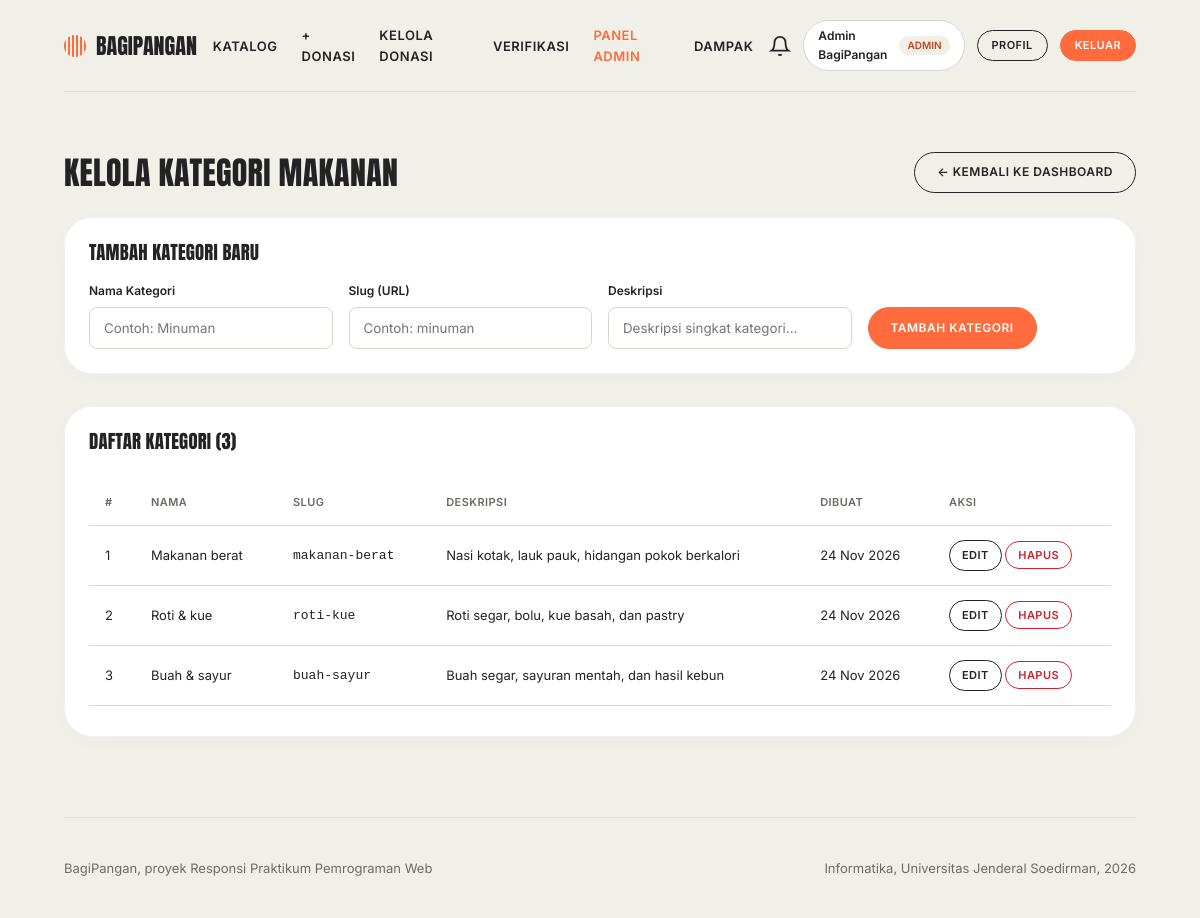
Page /admin/kategori.php (signed in) on the committed database.
### tables this page shows
CREATE TABLE IF NOT EXISTS `kategori` (
    `id` INT AUTO_INCREMENT PRIMARY KEY,
    `nama_kategori` VARCHAR(50) NOT NULL UNIQUE,
    `slug` VARCHAR(50) NOT NULL UNIQUE,
    `deskripsi` VARCHAR(255) NULL,
    `created_at` TIMESTAMP DEFAULT CURRENT_TIMESTAMP
);

### config/database.php (called while the page is built, shortened)
<?php
if (!function_exists('base_url')) {
    function base_url($path = '') {
        $protocol = (!empty($_SERVER['HTTPS']) && $_SERVER['HTTPS'] !== 'off'
                    || (isset($_SERVER['SERVER_PORT']) && $_SERVER['SERVER_PORT'] == 443)
                    || (isset($_SERVER['HTTP_X_FORWARDED_PROTO']) && $_SERVER['HTTP_X_FORWARDED_PROTO'] === 'https'))
                    ? "https://" : "http://";
        $host = $_SERVER['HTTP_HOST'] ?? 'localhost';
        $doc_root = str_replace('\\', '/', realpath($_SERVER['DOCUMENT_ROOT'] ?? ''));
        $proj_root = str_replace('\\', '/', realpath(__DIR__ . '/..'));
        $base_folder = '';
        if ($doc_root && $proj_root && strpos($proj_root, $doc_root) === 0) {
            $base_folder = substr($proj_root, strlen($doc_root));
        }
        $url = rtrim($protocol . $host . $base_folder, '/');
        return $url . '/' . ltrim($path, '/');
    }
}

### admin/kategori.php (the view, shortened to what this page needs)
<?php
require_once __DIR__ . '/../config/database.php';
$root_path = base_url('');
$stmt = $pdo->query("SELECT * FROM kategori ORDER BY id ASC");
$kategori_list = $stmt->fetchAll();
$edit_kategori = null;
require_once __DIR__ . '/../includes/header.php';
?>
<div class="wrap">
    <div style="display: flex; justify-content: space-between; align-items: center; margin-bottom: 24px; flex-wrap: wrap; gap: 16px;">
        <h1>Kelola Kategori Makanan</h1>
        <a href="<?= $root_path ?>/admin/" class="btn">← Kembali ke Dashboard</a>
    </div>
    <div class="card" style="padding: 24px; margin-bottom: 32px;">
        <h3 style="margin-bottom: 20px;">
            <?= $edit_kategori ? 'Edit Kategori' : 'Tambah Kategori Baru' ?>
        </h3>
        <form method="POST" style="display: grid; grid-template-columns: repeat(auto-fit, minmax(200px, 1fr)); gap: 16px; align-items: end;">
            <div>
                <label style="display: block; margin-bottom: 6px; font-weight: 600; font-size: 12px;">Nama Kategori</label>
                <input type="text" name="nama_kategori" required
                       value="<?= htmlspecialchars($edit_kategori['nama_kategori'] ?? '') ?>"
                       placeholder="Contoh: Minuman"
                       style="width: 100%; height: 42px; padding: 10px 14px; border: 1.5px solid var(--line); border-radius: 8px; font-family: inherit;">
            </div>
            <div>
                <label style="display: block; margin-bottom: 6px; font-weight: 600; font-size: 12px;">Slug (URL)</label>
                <input type="text" name="slug" required
                       value="<?= htmlspecialchars($edit_kategori['slug'] ?? '') ?>"
                       placeholder="Contoh: minuman"
                       style="width: 100%; height: 42px; padding: 10px 14px; border: 1.5px solid var(--line); border-radius: 8px; font-family: inherit;">
            </div>
            <div>
                <label style="display: block; margin-bottom: 6px; font-weight: 600; font-size: 12px;">Deskripsi</label>
                <input type="text" name="deskripsi"
                       value="<?= htmlspecialchars($edit_kategori['deskripsi'] ?? '') ?>"
                       placeholder="Deskripsi singkat kategori..."
                       style="width: 100%; height: 42px; padding: 10px 14px; border: 1.5px solid var(--line); border-radius: 8px; font-family: inherit;">
            </div>
            <div style="display: flex; gap: 12px;">
                <button type="submit" class="btn fill" style="height: 42px; white-space: nowrap;"><?= $edit_kategori ? 'Simpan Perubahan' : 'Tambah Kategori' ?></button>
            </div>
        </form>
    </div>
    <div class="card" style="padding: 24px;">
        <h3 style="margin-bottom: 20px;">Daftar Kategori (<?= count($kategori_list) ?>)</h3>
        <?php if (empty($kategori_list)): ?>
            <p class="text-muted" style="text-align: center; padding: 40px 0;">Belum ada kategori. Tambahkan kategori baru di atas.</p>
        <?php else: ?>
            <div class="table-responsive">
                <table class="data-table">
                    <thead>
                        <tr>
                            <th>#</th>
                            <th>Nama</th>
                            <th>Slug</th>
                            <th>Deskripsi</th>
                            <th>Dibuat</th>
                            <th>Aksi</th>
                        </tr>
                    </thead>
                    <tbody>
                        <?php foreach ($kategori_list as $idx => $kat): ?>
                            <tr>
                                <td><?= $idx + 1 ?></td>
                                <td><?= htmlspecialchars($kat['nama_kategori']) ?></td>
                                <td><code><?= htmlspecialchars($kat['slug']) ?></code></td>
                                <td><?= htmlspecialchars($kat['deskripsi'] ?? '-') ?></td>
                                <td><?= date('d M Y', strtotime($kat['created_at'])) ?></td>
                                <td>
                                    <a href="<?= $root_path ?>/admin/kategori.php?edit=<?= $kat['id'] ?>" class="btn" style="font-size: 11px; padding: 6px 12px;">Edit</a>
                                    <form method="POST" style="display: inline;" onsubmit="return confirm('Yakin ingin menghapus kategori ini?');">
                                        <button type="submit" class="btn danger" style="font-size: 11px; padding: 6px 12px;">Hapus</button>
                                    </form>
                                </td>
                            </tr>
                        <?php endforeach; ?>
                    </tbody>
                </table>
            </div>
        <?php endif; ?>
    </div>
</div>
<?php require_once __DIR__ . '/../includes/footer.php'; ?>

### assets/css/style.css (style rules this page uses)
:root { --cream: #F1F0E8; --ink: #232323; --orange: #FF6B3D; --rust: #C8431A; --white: #ffffff; --muted: #6d6b66; --line: #d9d7cc; --green: #2d8a4e; --green-bg: #eaf5ee; --red: #cf222e; --red-bg: #ffebe9; --radius-pill: 999px; --radius-card: 28px; }
* { box-sizing: border-box; margin: 0; padding: 0; }
html { scroll-behavior: smooth; overflow-x: hidden; }
body { background: var(--cream); color: var(--ink); font-family: 'Inter', system-ui, -apple-system, sans-serif; line-height: 1.55; min-height: 100vh; display: flex; flex-direction: column; overflow-x: hidden; }
h1, h2, h3, h4, .display { font-family: 'Anton', Impact, "Arial Narrow", sans-serif; font-weight: 400; text-transform: uppercase; line-height: 1.1; letter-spacing: .01em; }
a { color: inherit; text-decoration: none; }
.wrap { max-width: 1120px; margin: 0 auto; padding: 0 24px; width: 100%; }
.btn { display: inline-block; border: 1.5px solid var(--ink); border-radius: var(--radius-pill); padding: 10px 22px; font-size: 12px; font-weight: 600; text-transform: uppercase; letter-spacing: .04em; background: transparent; color: var(--ink); cursor: pointer; font-family: inherit; transition: all .2s ease; text-align: center; }
.btn.fill { background: var(--orange); border-color: var(--orange); color: var(--white); }
.btn.danger { border-color: var(--red); color: var(--red); }
.card, .card-box { background: var(--white); border-radius: var(--radius-card); padding: 36px; border: 1px solid rgba(35, 35, 35, 0.06); box-shadow: 0 4px 20px rgba(0, 0, 0, 0.02); display: block; }
.table-responsive { width: 100%; overflow-x: auto; -webkit-overflow-scrolling: touch; padding-bottom: 6px; }
.data-table { width: 100%; min-width: 720px; border-collapse: collapse; margin-top: 8px; }
.data-table th, .data-table td { padding: 14px 16px; text-align: left; border-bottom: 1px solid var(--line); font-size: 13px; vertical-align: middle; }
.data-table th { font-weight: 600; text-transform: uppercase; font-size: 11px; letter-spacing: .04em; color: var(--muted); white-space: nowrap; }

### rows in the picture
kategori: nama_kategori "Makanan berat", slug "makanan-berat", deskripsi "Nasi kotak, lauk pauk, hidangan pokok berkalori", created_at "24 Nov 2026"
kategori: nama_kategori "Roti & kue", slug "roti-kue", deskripsi "Roti segar, bolu, kue basah, dan pastry", created_at "24 Nov 2026"
kategori: nama_kategori "Buah & sayur", slug "buah-sayur", deskripsi "Buah segar, sayuran mentah, dan hasil kebun", created_at "24 Nov 2026"

### other values in the picture
$user['nama'] "Admin BagiPangan"
$user['role'] "ADMIN"
count($kategori_list) "3"
